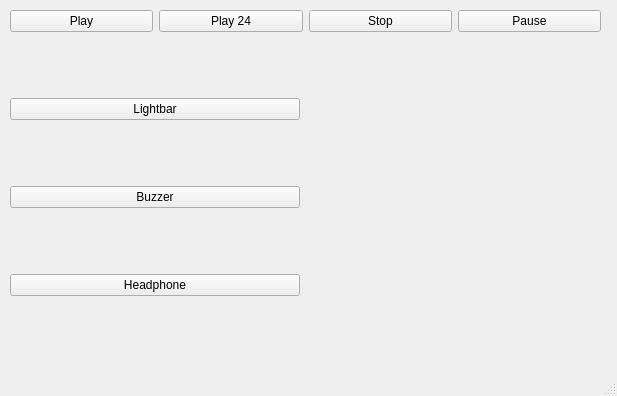
<?xml version="1.0" encoding="UTF-8"?>
<ui version="4.0">
 <class>MainWindow</class>
 <widget class="QMainWindow" name="MainWindow">
  <property name="geometry">
   <rect>
    <x>0</x>
    <y>0</y>
    <width>617</width>
    <height>396</height>
   </rect>
  </property>
  <property name="windowTitle">
   <string>EMDR Controller</string>
  </property>
  <widget class="QWidget" name="centralwidget">
   <widget class="QWidget" name="">
    <property name="geometry">
     <rect>
      <x>10</x>
      <y>10</y>
      <width>591</width>
      <height>341</height>
     </rect>
    </property>
    <layout class="QVBoxLayout" name="verticalLayout_3">
     <property name="spacing">
      <number>12</number>
     </property>
     <item>
      <layout class="QHBoxLayout" name="horizontalLayout" stretch="0,0,0,0">
       <property name="spacing">
        <number>6</number>
       </property>
       <property name="sizeConstraint">
        <enum>QLayout::SetDefaultConstraint</enum>
       </property>
       <property name="leftMargin">
        <number>0</number>
       </property>
       <property name="bottomMargin">
        <number>0</number>
       </property>
       <item>
        <widget class="QPushButton" name="btn_play">
         <property name="text">
          <string>Play</string>
         </property>
        </widget>
       </item>
       <item>
        <widget class="QPushButton" name="btn_play24">
         <property name="text">
          <string>Play 24</string>
         </property>
        </widget>
       </item>
       <item>
        <widget class="QPushButton" name="btn_stop">
         <property name="text">
          <string>Stop</string>
         </property>
        </widget>
       </item>
       <item>
        <widget class="QPushButton" name="btn_pause">
         <property name="text">
          <string>Pause</string>
         </property>
        </widget>
       </item>
      </layout>
     </item>
     <item>
      <layout class="QHBoxLayout" name="horizontalLayout_2">
       <item>
        <layout class="QVBoxLayout" name="verticalLayout_2" stretch="0,0,0">
         <item>
          <widget class="QPushButton" name="btn_lightbar">
           <property name="sizePolicy">
            <sizepolicy hsizetype="Minimum" vsizetype="Fixed">
             <horstretch>0</horstretch>
             <verstretch>0</verstretch>
            </sizepolicy>
           </property>
           <property name="text">
            <string>Lightbar</string>
           </property>
           <property name="autoRepeatDelay">
            <number>300</number>
           </property>
          </widget>
         </item>
         <item>
          <widget class="QPushButton" name="btn_buzzer">
           <property name="text">
            <string>Buzzer</string>
           </property>
          </widget>
         </item>
         <item>
          <widget class="QPushButton" name="btn_headphone">
           <property name="text">
            <string>Headphone</string>
           </property>
          </widget>
         </item>
        </layout>
       </item>
       <item>
        <widget class="QWidget" name="stackedContainer" native="true"/>
       </item>
      </layout>
     </item>
    </layout>
   </widget>
  </widget>
  <widget class="QMenuBar" name="menubar">
   <property name="geometry">
    <rect>
     <x>0</x>
     <y>0</y>
     <width>617</width>
     <height>22</height>
    </rect>
   </property>
  </widget>
  <widget class="QStatusBar" name="statusbar"/>
 </widget>
 <resources/>
 <connections/>
</ui>
